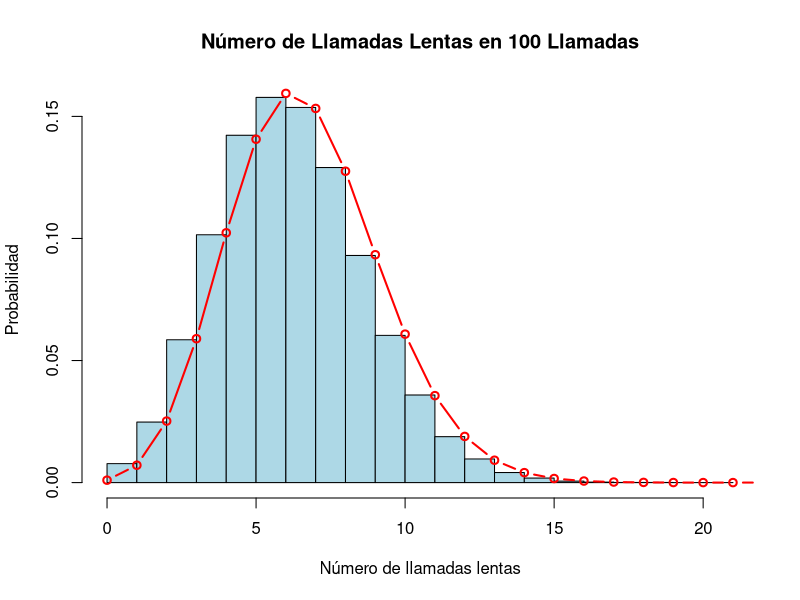

R code for this plot:
# -----------------------------------------------
# Nombre: [Tu Nombre]
# Cédula: [Tu Cédula]
# Aplicación Combinada: Tiempos de respuesta API
# -----------------------------------------------

# Parámetros
media <- 0.5          #μ=0.5
desv_estandar <- 0.1       #σ=0.1
n_muestras_x <- 100000
umbral_lento <- 0.65  #bandera

# a) Simulación de tiempos de respuesta
set.seed(0)
tiempos_respuesta <- rnorm(n_muestras_x, mean = media, sd = desv_estandar)

# b) Probabilidad de respuesta lenta (>0.65s)
prob_simulada <- mean(tiempos_respuesta > umbral_lento)                 # probabilidad calculada con la simulacion
prob_teorica  <- 1 - pnorm(umbral_lento, media, desv_estandar)          # probabilidad teorica por valores de entrada

cat("Probabilidad simulada de llamada lenta:", prob_simulada,"\n")
cat("Probabilidad teórica de llamada lenta:",  prob_teorica, "\n")

# c) Distribución para Y (número de llamadas lentas en 100 llamadas)
# Justificación: 
# - Cada llamada es un ensayo Bernoulli independiente con probabilidad de éxito p = prob_simulada
# - Y = suma de 100 ensayos Bernoulli independientes → Binomial(n=100, p=prob_simulada)

# d) Simulación de Y (número de llamadas lentas en 100 llamadas)
n_muestras_y <- 100000
var_Y <- rbinom(n_muestras_y, size = 100, prob = prob_simulada)         # se usa la prob_simulada, pues es un vector de muestras simuladas

# Probabilidad de más de 5 llamadas lentas
probabilidad_mayor5_simulada <- mean(var_Y > 5)                         # se calcula con promedio
probabilidad_mayor5_teorica <- 1 - pbinom(5, 100, prob_teorica)         # se calcula por funcion, asi que se usa la prob_teorica

cat("Probabilidad simulada de >5 lentas en 100 llamadas:", probabilidad_mayor5_simulada, "\n")
cat("Probabilidad teórica de >5 lentas en 100 llamadas:",  probabilidad_mayor5_teorica,  "\n")

# Grafico de la variable Y (Para documentacion)
hist(
  var_Y, 
  breaks = round(max(var_Y)),
  freq = FALSE,
  main = "Número de Llamadas Lentas en 100 Llamadas",
  xlab = "Número de llamadas lentas",
  ylab = "Probabilidad",
  col = "lightblue"
)

# Superponer distribución binomial teórica
valores_xlab <- 0:100           #vector de valores discretos
lines(
  valores_xlab, 
  dbinom(valores_xlab, 100, prob_teorica), 
  type = "b", 
  col = "red", 
  lwd = 2
)
